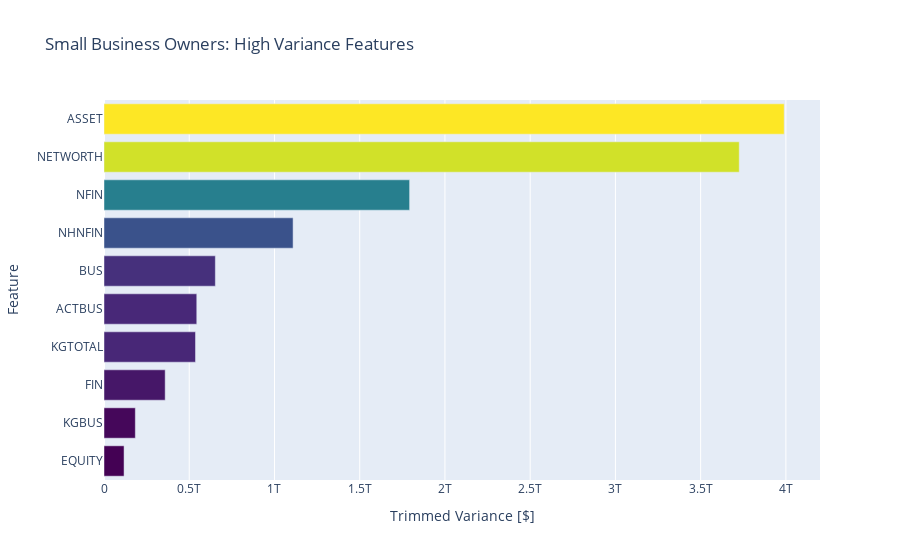

The code cell stored with this chart in its notebook:
### Markdown cell above
**Visualizing Feature Importance**

Let's create a bar chart to visualize the top ten features based on their trimmed variance. This will provide a clear, at-a-glance view of the financial characteristics that vary the most among small business owners, guiding our model-building process.

### Code cell
import plotly.express as px

fig = px.bar(
    x=top_ten_trim_var,
    y=top_ten_trim_var.index,
    orientation='h',
    color=top_ten_trim_var.values,  # Color bars by variance
    color_continuous_scale='Viridis',  # You can try 'Turbo', 'Plasma', 'Cividis', etc.
    title="Small Business Owners: High Variance Features"
)

fig.update_layout(
    xaxis_title="Trimmed Variance [$]",
    yaxis_title="Feature",
    coloraxis_showscale=False  # Optional: Hide color bar
)

fig.show()

### Figure 1 — Plotly figure (JSON) as saved in the notebook; plotly's stock layout.template omitted (floating-point values rounded to 4 significant figures)
{"data": [{"alignmentgroup": "True", "hovertemplate": "x=%{x}<br>y=%{y}<br>color=%{marker.color}<extra></extra>", "legendgroup": "", "marker": {"color": [117700000000.0, 183800000000.0, 358900000000.0, 536800000000.0, 544200000000.0, 653200000000.0, 1109000000000.0, 1793000000000.0, 3726000000000.0, 3990000000000.0], "coloraxis": "coloraxis", "pattern": {"shape": ""}}, "name": "", "offsetgroup": "", "orientation": "h", "showlegend": false, "textposition": "auto", "type": "bar", "x": [117700000000.0, 183800000000.0, 358900000000.0, 536800000000.0, 544200000000.0, 653200000000.0, 1109000000000.0, 1793000000000.0, 3726000000000.0, 3990000000000.0], "xaxis": "x", "y": ["EQUITY", "KGBUS", "FIN", "KGTOTAL", "ACTBUS", "BUS", "NHNFIN", "NFIN", "NETWORTH", "ASSET"], "yaxis": "y"}], "layout": {"barmode": "relative", "coloraxis": {"colorbar": {"title": {"text": "color"}}, "colorscale": [[0, "#440154"], [0.1111, "#482878"], [0.2222, "#3e4989"], [0.3333, "#31688e"], [0.4444, "#26828e"], [0.5556, "#1f9e89"], [0.6667, "#35b779"], [0.7778, "#6ece58"], [0.8889, "#b5de2b"], [1, "#fde725"]], "showscale": false}, "legend": {"tracegroupgap": 0}, "title": {"text": "Small Business Owners: High Variance Features"}, "xaxis": {"anchor": "y", "domain": [0, 1], "title": {"text": "Trimmed Variance [$]"}}, "yaxis": {"anchor": "x", "domain": [0, 1], "title": {"text": "Feature"}}}}
